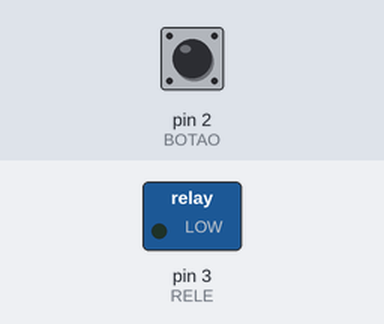
A sketch run on a simulated Arduino Uno, built with avr-gcc and run on an emulated ATmega328P. Parts: switched loads named in the sketch (green lamp = pin HIGH). Inputs (shaded band) come from the test bench; at power-on: pin 2 (BOTAO) LOW.

Above: at 1.2 s.
1.3 s: pin 2 (BOTAO) pulled HIGH for 0.15 s
At 1.6 s:
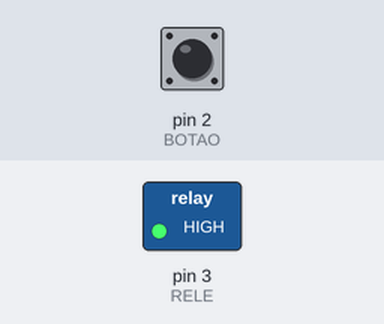
2.9 s: pin 2 (BOTAO) pulled HIGH for 1 s
At 4.0 s:
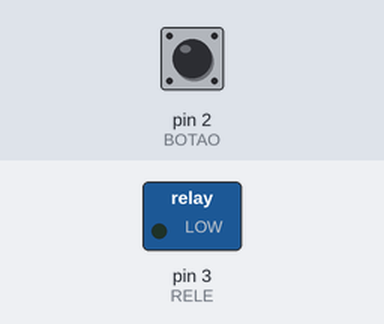
5.4 s: pin 2 (BOTAO) pulled HIGH for 3.2 s
At 5.9 s:
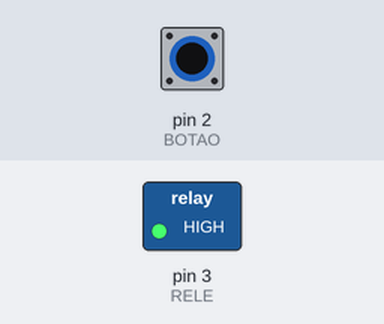
Timing chart, 0 to 8.4 s (numbered marks = the images above; inputs shaded):
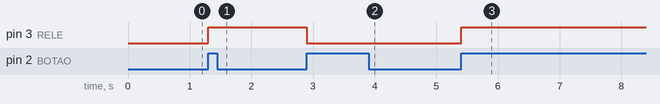

Measured:
- after the input at 1.3 s, pin 3 (RELE): LOW → HIGH at once
- after the input at 2.9 s, pin 3 (RELE): HIGH → LOW at once
- after the input at 5.4 s, pin 3 (RELE): LOW → HIGH at once

The sketch:

main.ino
```cpp
void setup()
{
  pinMode(2, INPUT);	// BOTAO
  pinMode(3, OUTPUT);	// RELE

}


/*
CASO APERTAR O BOTAO E FICAR SEGURANDO
NAO VAI ACONTECER NADA.
ISSO EVITA 2 COISAS
- DELAY
- REPETIÇÃO MUITO GRANDE DE CODIGO (LOOP DO BOTAO)
ISSO IRIA FAZER O RELE ARMAR E DESARMAR MUITO RAPIDO NUMA
VELOCIDADE ALTISSIMA E PARA RESOLVER EU FIZ ESSE CODIGO:

bool ligado = false;

if (BOTAO == true){
	if (!ligado){
    	ligado = true;	// AQUI O CODIGO EXECUTA 1x POR CLIQUE
        // BLOCO DE CODIGO
    }
}

*/


bool ligado = false;
void loop()
{
  if (digitalRead(2)){	// SE APERTERO BOTAO
      if (!ligado){		// SE LIGADO = FALSE
          ligado = true;	// LIGADO = TRUE
          digitalWrite(3, !digitalRead(3));	// TOGGLE
      }
  }
  else{
      ligado = false;
  }
}
```
